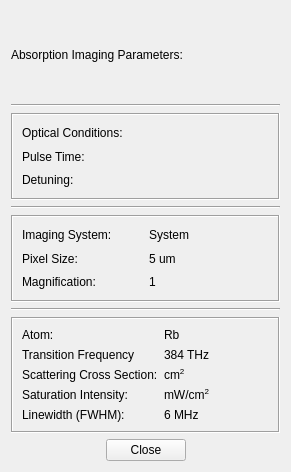
<?xml version="1.0" encoding="UTF-8"?>
<ui version="4.0">
 <class>AbsorptionParametersWidget</class>
 <widget class="QWidget" name="AbsorptionParametersWidget">
  <property name="geometry">
   <rect>
    <x>0</x>
    <y>0</y>
    <width>291</width>
    <height>472</height>
   </rect>
  </property>
  <property name="windowTitle">
   <string>Form</string>
  </property>
  <layout class="QGridLayout" name="gridLayout">
   <item row="1" column="0" colspan="2">
    <widget class="Line" name="line">
     <property name="orientation">
      <enum>Qt::Horizontal</enum>
     </property>
    </widget>
   </item>
   <item row="17" column="0" colspan="2">
    <layout class="QHBoxLayout" name="horizontalLayout">
     <item>
      <spacer name="horizontalSpacer">
       <property name="orientation">
        <enum>Qt::Horizontal</enum>
       </property>
       <property name="sizeHint" stdset="0">
        <size>
         <width>40</width>
         <height>20</height>
        </size>
       </property>
      </spacer>
     </item>
     <item>
      <widget class="QPushButton" name="close_pushButton">
       <property name="text">
        <string>Close</string>
       </property>
      </widget>
     </item>
     <item>
      <spacer name="horizontalSpacer_2">
       <property name="orientation">
        <enum>Qt::Horizontal</enum>
       </property>
       <property name="sizeHint" stdset="0">
        <size>
         <width>40</width>
         <height>20</height>
        </size>
       </property>
      </spacer>
     </item>
    </layout>
   </item>
   <item row="5" column="0" colspan="2">
    <widget class="Line" name="line_2">
     <property name="orientation">
      <enum>Qt::Horizontal</enum>
     </property>
    </widget>
   </item>
   <item row="0" column="0" colspan="2">
    <widget class="QLabel" name="title_label">
     <property name="text">
      <string>Absorption Imaging Parameters:</string>
     </property>
    </widget>
   </item>
   <item row="10" column="0" colspan="2">
    <widget class="Line" name="line_3">
     <property name="orientation">
      <enum>Qt::Horizontal</enum>
     </property>
    </widget>
   </item>
   <item row="6" column="0" colspan="2">
    <widget class="QFrame" name="system_frame">
     <property name="frameShape">
      <enum>QFrame::Box</enum>
     </property>
     <property name="frameShadow">
      <enum>QFrame::Sunken</enum>
     </property>
     <layout class="QGridLayout" name="gridLayout_2">
      <item row="0" column="1">
       <widget class="QLabel" name="system_value_label">
        <property name="text">
         <string>System</string>
        </property>
       </widget>
      </item>
      <item row="0" column="0">
       <widget class="QLabel" name="system_label">
        <property name="text">
         <string>Imaging System:</string>
        </property>
       </widget>
      </item>
      <item row="1" column="1">
       <widget class="QLabel" name="pixel_value_label">
        <property name="text">
         <string>5 um</string>
        </property>
       </widget>
      </item>
      <item row="1" column="0">
       <widget class="QLabel" name="pixel_label">
        <property name="text">
         <string>Pixel Size:</string>
        </property>
       </widget>
      </item>
      <item row="2" column="0">
       <widget class="QLabel" name="magnification_label">
        <property name="text">
         <string>Magnification:</string>
        </property>
       </widget>
      </item>
      <item row="2" column="1">
       <widget class="QLabel" name="magnification_value_label">
        <property name="text">
         <string>1</string>
        </property>
       </widget>
      </item>
     </layout>
    </widget>
   </item>
   <item row="2" column="0" colspan="2">
    <widget class="QFrame" name="optical_frame">
     <property name="frameShape">
      <enum>QFrame::Box</enum>
     </property>
     <property name="frameShadow">
      <enum>QFrame::Sunken</enum>
     </property>
     <layout class="QGridLayout" name="gridLayout_3">
      <item row="0" column="0" colspan="2">
       <widget class="QLabel" name="optical_label">
        <property name="text">
         <string>Optical Conditions:</string>
        </property>
       </widget>
      </item>
      <item row="1" column="0">
       <widget class="QLabel" name="pulse_label">
        <property name="text">
         <string>Pulse Time:</string>
        </property>
       </widget>
      </item>
      <item row="1" column="1">
       <widget class="QLabel" name="pulse_value_label">
        <property name="text">
         <string/>
        </property>
       </widget>
      </item>
      <item row="2" column="0">
       <widget class="QLabel" name="detuning_label">
        <property name="text">
         <string>Detuning:</string>
        </property>
       </widget>
      </item>
      <item row="2" column="1">
       <widget class="QLabel" name="detuning_value_label">
        <property name="text">
         <string/>
        </property>
       </widget>
      </item>
     </layout>
    </widget>
   </item>
   <item row="12" column="0" colspan="2">
    <widget class="QFrame" name="atom_frame">
     <property name="frameShape">
      <enum>QFrame::Box</enum>
     </property>
     <property name="frameShadow">
      <enum>QFrame::Sunken</enum>
     </property>
     <layout class="QGridLayout" name="gridLayout_4">
      <item row="0" column="1">
       <widget class="QLabel" name="atom_value_label">
        <property name="text">
         <string>Rb</string>
        </property>
       </widget>
      </item>
      <item row="1" column="0">
       <widget class="QLabel" name="frequency_label">
        <property name="text">
         <string>Transition Frequency</string>
        </property>
       </widget>
      </item>
      <item row="3" column="0">
       <widget class="QLabel" name="isat_label">
        <property name="text">
         <string>Saturation Intensity:</string>
        </property>
       </widget>
      </item>
      <item row="0" column="0">
       <widget class="QLabel" name="atom_label">
        <property name="text">
         <string>Atom:</string>
        </property>
       </widget>
      </item>
      <item row="2" column="0">
       <widget class="QLabel" name="cross_section_label">
        <property name="text">
         <string>Scattering Cross Section:</string>
        </property>
       </widget>
      </item>
      <item row="4" column="0">
       <widget class="QLabel" name="linewidth_label">
        <property name="text">
         <string>Linewidth (FWHM):</string>
        </property>
       </widget>
      </item>
      <item row="1" column="1">
       <widget class="QLabel" name="frequency_value_label">
        <property name="text">
         <string>384 THz</string>
        </property>
       </widget>
      </item>
      <item row="2" column="1">
       <widget class="QLabel" name="cross_section_value_label">
        <property name="text">
         <string>cm&lt;sup&gt;2&lt;/sup&gt;</string>
        </property>
       </widget>
      </item>
      <item row="3" column="1">
       <widget class="QLabel" name="isat_value_label">
        <property name="text">
         <string>mW/cm&lt;sup&gt;2&lt;/sup&gt;</string>
        </property>
       </widget>
      </item>
      <item row="4" column="1">
       <widget class="QLabel" name="linewidth_value_label">
        <property name="text">
         <string>6 MHz</string>
        </property>
       </widget>
      </item>
     </layout>
    </widget>
   </item>
  </layout>
 </widget>
 <resources/>
 <connections/>
</ui>
